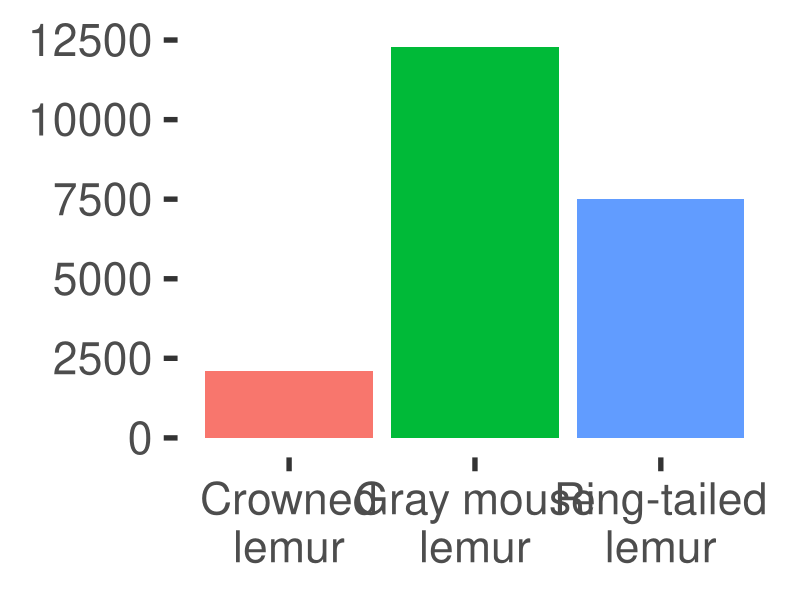
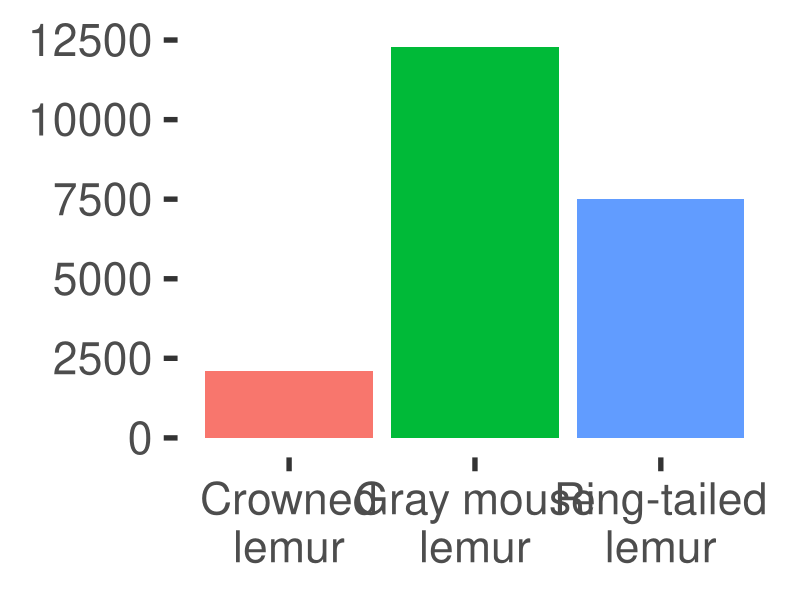

R code for these plots, in order:
## ---- chunk 1
#| eval: true
#| echo: false
library(ggplot2)
theme_set(theme_grey(base_size = 40) +
  theme(
    legend.position = "none",
    axis.title = element_blank(),
    plot.background = element_rect(colour = "#ffffff", fill = "#ffffff"),
    panel.background = element_rect(colour = "#ffffff", fill = "#ffffff")
  ))
## ---- chunk 2
#| echo: false
#| eval: true
lemurs <- read.csv("lemurs_small.csv")
lemurs$name <- stringr::str_wrap(lemurs$name, width = 12)
library(ggplot2)
## ---- chunk 3
#| echo: fenced
#| fig-alt: "Bar chart showing the number of lemurs for three different species"
#| fig-height: 7
#| fig-width: 10
#| fig-align: center
#| output-location: slide
g <- ggplot(
  data = lemurs,
  aes(x = name, y = n, fill = name)
) +
  geom_col()
g
## ---- chunk 4
#| echo: fenced
#| output-location: column
g
